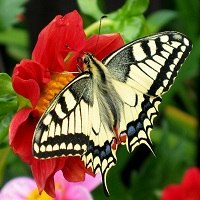
#> input picture 4Y1S Lab/Complete Task/1810276140(11)/butterfly.jpg, 200 x 200 px, found by its file name
$ python F_histogram_WF_histogram.py
#> lines starting #> are read from the running program, lines starting #| are printed output that depends on the picture
import cv2
import numpy as np
from matplotlib import pyplot as plt
import pandas as pd

# Load an RGB IMAGE
img_path = "C:/Users/acer/Desktop/Waterfall/Digital_Image_Processing/butterfly.jpg"
#print(img_path)
rgb = plt.imread(img_path)
#> rgb is the input picture: shape (200, 200, 3); mean R, G, B 117.6, 92.6, 57.3
# print(rgb.shape)

# converting RGB image into grayscale image
grayscale = cv2.cvtColor(rgb,cv2.COLOR_RGB2GRAY)
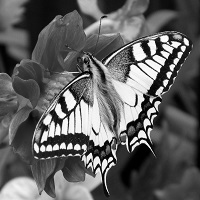
#> grayscale: shape (200, 200); min 0, max 253, mean 96.1

plt.figure(figsize=(15,10))
plt.subplot(2,1,1)

# using buit-in function hist diagram here
plt.hist(grayscale.ravel(),256,[0,256])

m,n = grayscale.shape
#> m = 200; n = 200

print(m,n)
#| 200 200
count =[]
r = []

# counting the density of pixel value here
for k in range(0, 256):
    r.append(k)
    cnt1 = 0
    for i in range(m):
        for j in range(n):
            if grayscale[i, j] == k:
                cnt1+= 1
    count.append(cnt1)

# after implementing the histogram function from scratch ploting here
# creating the bar plot
plt.subplot(2,1,2)
plt.bar(r, count,color='maroon',width=0.4)
plt.title("Histogram function from scratch")
plt.ylabel('Density of shape value within 0-256')
plt.savefig('Using function and without using function output') # For saving the output file
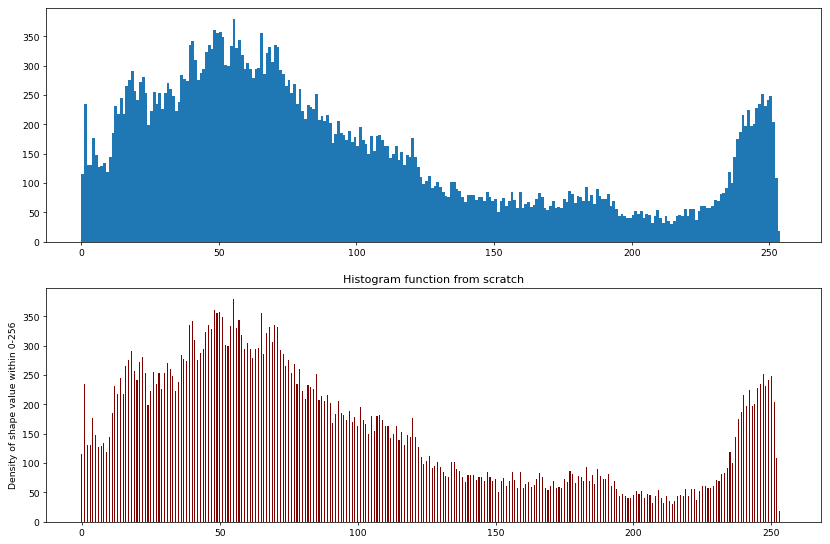
#> figure drawn by matplotlib, 2 panels; panel 1: tallest bar 379 high, from x = 55 to 56; panel 2: tallest bar 379 high, from x = 54.8 to 55.2
plt.show()
